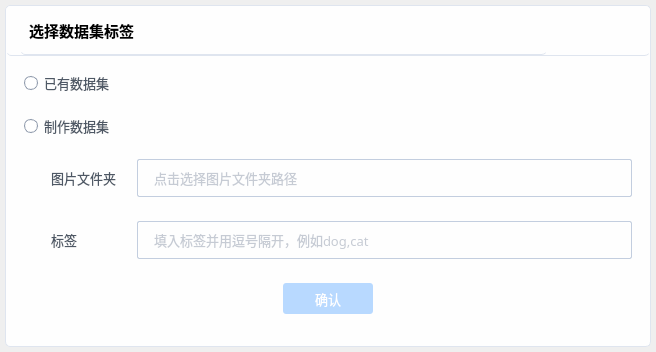
<?xml version="1.0" encoding="UTF-8"?>
<ui version="4.0">
 <class>Form_body</class>
 <widget class="QWidget" name="Form_body">
  <property name="geometry">
   <rect>
    <x>0</x>
    <y>0</y>
    <width>656</width>
    <height>352</height>
   </rect>
  </property>
  <property name="windowTitle">
   <string>选择数据集标签</string>
  </property>
  <layout class="QVBoxLayout" name="verticalLayout">
   <property name="spacing">
    <number>0</number>
   </property>
   <property name="leftMargin">
    <number>0</number>
   </property>
   <property name="topMargin">
    <number>0</number>
   </property>
   <property name="rightMargin">
    <number>0</number>
   </property>
   <property name="bottomMargin">
    <number>0</number>
   </property>
   <item>
    <widget class="QFrame" name="frame_bg">
     <property name="minimumSize">
      <size>
       <width>656</width>
       <height>352</height>
      </size>
     </property>
     <property name="maximumSize">
      <size>
       <width>656</width>
       <height>352</height>
      </size>
     </property>
     <property name="font">
      <font>
       <pointsize>10</pointsize>
      </font>
     </property>
     <property name="styleSheet">
      <string notr="true">* {
border-radius: 5px 5px;
}
#frame_bg {
background: #FEFEFE;
margin: 5px;
border:1px solid #DFE5EF;
}
</string>
     </property>
     <property name="frameShape">
      <enum>QFrame::StyledPanel</enum>
     </property>
     <property name="frameShadow">
      <enum>QFrame::Raised</enum>
     </property>
     <layout class="QVBoxLayout" name="verticalLayout_2">
      <property name="spacing">
       <number>0</number>
      </property>
      <property name="leftMargin">
       <number>0</number>
      </property>
      <property name="topMargin">
       <number>0</number>
      </property>
      <property name="rightMargin">
       <number>0</number>
      </property>
      <property name="bottomMargin">
       <number>9</number>
      </property>
      <item alignment="Qt::AlignTop">
       <widget class="QFrame" name="frame_header">
        <property name="minimumSize">
         <size>
          <width>0</width>
          <height>50</height>
         </size>
        </property>
        <property name="maximumSize">
         <size>
          <width>16777215</width>
          <height>50</height>
         </size>
        </property>
        <property name="font">
         <font>
          <family>HarmonyOS Sans SC</family>
          <pointsize>12</pointsize>
          <weight>75</weight>
          <bold>true</bold>
         </font>
        </property>
        <property name="styleSheet">
         <string notr="true">background: #FEFEFE;
color: #000000;
padding: 0px 5px;
border-bottom: 1px solid #DFE5EF;</string>
        </property>
        <property name="frameShape">
         <enum>QFrame::StyledPanel</enum>
        </property>
        <property name="frameShadow">
         <enum>QFrame::Raised</enum>
        </property>
        <layout class="QHBoxLayout" name="horizontalLayout_5">
         <property name="leftMargin">
          <number>9</number>
         </property>
         <property name="topMargin">
          <number>0</number>
         </property>
         <property name="rightMargin">
          <number>0</number>
         </property>
         <property name="bottomMargin">
          <number>0</number>
         </property>
         <item>
          <widget class="QLabel" name="label_title">
           <property name="font">
            <font>
             <family>HarmonyOS Sans SC</family>
             <pointsize>11</pointsize>
             <weight>75</weight>
             <bold>true</bold>
            </font>
           </property>
           <property name="text">
            <string>选择数据集标签</string>
           </property>
          </widget>
         </item>
         <item>
          <widget class="QPushButton" name="hide_button">
           <property name="sizePolicy">
            <sizepolicy hsizetype="Fixed" vsizetype="Fixed">
             <horstretch>0</horstretch>
             <verstretch>0</verstretch>
            </sizepolicy>
           </property>
           <property name="minimumSize">
            <size>
             <width>0</width>
             <height>30</height>
            </size>
           </property>
           <property name="maximumSize">
            <size>
             <width>16777215</width>
             <height>16777215</height>
            </size>
           </property>
           <property name="font">
            <font>
             <pointsize>10</pointsize>
            </font>
           </property>
           <property name="styleSheet">
            <string notr="true">QPushButton{
border-style:none;
background-image: url(:/icon/image/new_minimize.svg);
background-position: center;
background-repeat: norepeat;	
}
QPushButton:hover{
	background-color: #F4F6FA;
background-image: url(:/icon/image/new_minimize_hover.svg);
background-repeat: norepeat;
background-position: center;
}
QPushButton:pressed{
	background-color: #DFE5EF;
	color:#8D98AA;
}</string>
           </property>
           <property name="text">
            <string/>
           </property>
           <property name="iconSize">
            <size>
             <width>16</width>
             <height>16</height>
            </size>
           </property>
          </widget>
         </item>
         <item>
          <widget class="QPushButton" name="close_button">
           <property name="sizePolicy">
            <sizepolicy hsizetype="Fixed" vsizetype="Fixed">
             <horstretch>0</horstretch>
             <verstretch>0</verstretch>
            </sizepolicy>
           </property>
           <property name="minimumSize">
            <size>
             <width>0</width>
             <height>30</height>
            </size>
           </property>
           <property name="maximumSize">
            <size>
             <width>16777215</width>
             <height>16777215</height>
            </size>
           </property>
           <property name="font">
            <font>
             <family>宋体</family>
             <pointsize>10</pointsize>
             <weight>50</weight>
             <bold>false</bold>
            </font>
           </property>
           <property name="styleSheet">
            <string notr="true">QPushButton{
border-style:none;
background-image: url(:/icon/image/new_close.svg);
background-position: center;
background-repeat: norepeat;	
}
QPushButton:hover{
	background-color: #F4F6FA;
background-image: url(:/icon/image/new_close_hover.svg);
background-repeat: norepeat;
background-position: center;
}
QPushButton:pressed{
	background-color: #DFE5EF;
	color:#8D98AA;
}</string>
           </property>
           <property name="text">
            <string/>
           </property>
          </widget>
         </item>
        </layout>
       </widget>
      </item>
      <item>
       <widget class="QFrame" name="frame_form">
        <property name="sizePolicy">
         <sizepolicy hsizetype="Expanding" vsizetype="Expanding">
          <horstretch>0</horstretch>
          <verstretch>0</verstretch>
         </sizepolicy>
        </property>
        <property name="font">
         <font>
          <pointsize>10</pointsize>
         </font>
        </property>
        <property name="frameShape">
         <enum>QFrame::StyledPanel</enum>
        </property>
        <property name="frameShadow">
         <enum>QFrame::Raised</enum>
        </property>
        <layout class="QVBoxLayout" name="verticalLayout_3">
         <property name="spacing">
          <number>6</number>
         </property>
         <property name="leftMargin">
          <number>9</number>
         </property>
         <property name="topMargin">
          <number>0</number>
         </property>
         <property name="bottomMargin">
          <number>0</number>
         </property>
         <item>
          <widget class="QFrame" name="frame_5">
           <property name="minimumSize">
            <size>
             <width>0</width>
             <height>0</height>
            </size>
           </property>
           <property name="maximumSize">
            <size>
             <width>16777215</width>
             <height>20</height>
            </size>
           </property>
           <property name="font">
            <font>
             <pointsize>10</pointsize>
            </font>
           </property>
           <property name="frameShape">
            <enum>QFrame::StyledPanel</enum>
           </property>
           <property name="frameShadow">
            <enum>QFrame::Raised</enum>
           </property>
           <layout class="QHBoxLayout" name="horizontalLayout_4">
            <property name="spacing">
             <number>0</number>
            </property>
            <property name="leftMargin">
             <number>9</number>
            </property>
            <property name="topMargin">
             <number>0</number>
            </property>
            <property name="rightMargin">
             <number>0</number>
            </property>
            <property name="bottomMargin">
             <number>0</number>
            </property>
            <item>
             <widget class="QRadioButton" name="rb2">
              <property name="font">
               <font>
                <family>HarmonyOS Sans SC Medium</family>
                <pointsize>10</pointsize>
               </font>
              </property>
              <property name="styleSheet">
               <string notr="true">QRadioButton {color:#4E5865;}
QRadioButton::indicator{
	width:12px;
	height:12px;
	border-radius:7px;
	border-style: solid;
	border-width: 1px;
	border-color: #8D98AA;
}

QRadioButton::indicator:checked {
	background-color:#0077FF;
	border-color: #0077FF;
}
QRadioButton::indicator:unchecked {
	background-color:rgb(255, 255, 255);
}</string>
              </property>
              <property name="text">
               <string>已有数据集</string>
              </property>
             </widget>
            </item>
           </layout>
          </widget>
         </item>
         <item alignment="Qt::AlignLeft">
          <widget class="QFrame" name="frame_4">
           <property name="minimumSize">
            <size>
             <width>0</width>
             <height>0</height>
            </size>
           </property>
           <property name="maximumSize">
            <size>
             <width>16777215</width>
             <height>20</height>
            </size>
           </property>
           <property name="font">
            <font>
             <pointsize>12</pointsize>
            </font>
           </property>
           <property name="frameShape">
            <enum>QFrame::StyledPanel</enum>
           </property>
           <property name="frameShadow">
            <enum>QFrame::Raised</enum>
           </property>
           <layout class="QHBoxLayout" name="horizontalLayout">
            <property name="spacing">
             <number>0</number>
            </property>
            <property name="leftMargin">
             <number>9</number>
            </property>
            <property name="topMargin">
             <number>0</number>
            </property>
            <property name="rightMargin">
             <number>0</number>
            </property>
            <property name="bottomMargin">
             <number>0</number>
            </property>
            <item>
             <widget class="QRadioButton" name="rb1">
              <property name="minimumSize">
               <size>
                <width>0</width>
                <height>0</height>
               </size>
              </property>
              <property name="maximumSize">
               <size>
                <width>16777215</width>
                <height>16777215</height>
               </size>
              </property>
              <property name="font">
               <font>
                <family>HarmonyOS Sans SC Medium</family>
                <pointsize>10</pointsize>
               </font>
              </property>
              <property name="styleSheet">
               <string notr="true">QRadioButton {color:#4E5865;}
QRadioButton::indicator{
	width:12px;
	height:12px;
	border-radius:7px;
	border-style: solid;
	border-width: 1px;
	border-color: #8D98AA;
}
QRadioButton::indicator:checked {
	background-color:#0077FF;
	border-color: #0077FF;
}
QRadioButton::indicator:unchecked {
	background-color:rgb(255, 255, 255);
}
</string>
              </property>
              <property name="text">
               <string>制作数据集</string>
              </property>
             </widget>
            </item>
           </layout>
          </widget>
         </item>
         <item>
          <widget class="QFrame" name="transform">
           <property name="sizePolicy">
            <sizepolicy hsizetype="Minimum" vsizetype="Fixed">
             <horstretch>0</horstretch>
             <verstretch>0</verstretch>
            </sizepolicy>
           </property>
           <property name="font">
            <font>
             <pointsize>10</pointsize>
            </font>
           </property>
           <property name="styleSheet">
            <string notr="true">color: #4E5865;</string>
           </property>
           <property name="frameShape">
            <enum>QFrame::StyledPanel</enum>
           </property>
           <property name="frameShadow">
            <enum>QFrame::Raised</enum>
           </property>
           <layout class="QHBoxLayout" name="horizontalLayout_7">
            <property name="spacing">
             <number>6</number>
            </property>
            <property name="leftMargin">
             <number>36</number>
            </property>
            <property name="topMargin">
             <number>0</number>
            </property>
            <property name="bottomMargin">
             <number>0</number>
            </property>
            <item>
             <widget class="QLabel" name="ds_label">
              <property name="minimumSize">
               <size>
                <width>80</width>
                <height>0</height>
               </size>
              </property>
              <property name="maximumSize">
               <size>
                <width>80</width>
                <height>16777215</height>
               </size>
              </property>
              <property name="font">
               <font>
                <family>HarmonyOS Sans SC Medium</family>
                <pointsize>10</pointsize>
               </font>
              </property>
              <property name="text">
               <string notr="true">图片文件夹</string>
              </property>
             </widget>
            </item>
            <item>
             <widget class="QFrame" name="dataset">
              <property name="sizePolicy">
               <sizepolicy hsizetype="Expanding" vsizetype="Expanding">
                <horstretch>0</horstretch>
                <verstretch>0</verstretch>
               </sizepolicy>
              </property>
              <property name="minimumSize">
               <size>
                <width>0</width>
                <height>38</height>
               </size>
              </property>
              <property name="maximumSize">
               <size>
                <width>16777215</width>
                <height>38</height>
               </size>
              </property>
              <property name="font">
               <font>
                <pointsize>10</pointsize>
               </font>
              </property>
              <property name="styleSheet">
               <string notr="true">#dataset {
border:1px solid #C3CEDF;
border-radius: 2px;
} </string>
              </property>
              <property name="frameShape">
               <enum>QFrame::StyledPanel</enum>
              </property>
              <property name="frameShadow">
               <enum>QFrame::Raised</enum>
              </property>
              <layout class="QHBoxLayout" name="horizontalLayout_8">
               <property name="spacing">
                <number>0</number>
               </property>
               <property name="leftMargin">
                <number>9</number>
               </property>
               <property name="topMargin">
                <number>0</number>
               </property>
               <property name="rightMargin">
                <number>9</number>
               </property>
               <property name="bottomMargin">
                <number>0</number>
               </property>
               <item>
                <widget class="QLineEdit" name="pic_line">
                 <property name="enabled">
                  <bool>true</bool>
                 </property>
                 <property name="sizePolicy">
                  <sizepolicy hsizetype="Preferred" vsizetype="Preferred">
                   <horstretch>0</horstretch>
                   <verstretch>0</verstretch>
                  </sizepolicy>
                 </property>
                 <property name="minimumSize">
                  <size>
                   <width>0</width>
                   <height>30</height>
                  </size>
                 </property>
                 <property name="maximumSize">
                  <size>
                   <width>16777215</width>
                   <height>30</height>
                  </size>
                 </property>
                 <property name="font">
                  <font>
                   <family>HarmonyOS Sans SC Medium</family>
                   <pointsize>10</pointsize>
                   <weight>50</weight>
                   <bold>false</bold>
                  </font>
                 </property>
                 <property name="toolTip">
                  <string/>
                 </property>
                 <property name="statusTip">
                  <string/>
                 </property>
                 <property name="styleSheet">
                  <string notr="true">border: none;
background: #FEFEFE;
padding: 0px 5px;
color:#8D98AA;</string>
                 </property>
                 <property name="text">
                  <string/>
                 </property>
                 <property name="readOnly">
                  <bool>true</bool>
                 </property>
                 <property name="placeholderText">
                  <string notr="true">点击选择图片文件夹路径</string>
                 </property>
                </widget>
               </item>
               <item>
                <widget class="QPushButton" name="pic_button">
                 <property name="enabled">
                  <bool>false</bool>
                 </property>
                 <property name="sizePolicy">
                  <sizepolicy hsizetype="Preferred" vsizetype="Preferred">
                   <horstretch>0</horstretch>
                   <verstretch>0</verstretch>
                  </sizepolicy>
                 </property>
                 <property name="minimumSize">
                  <size>
                   <width>30</width>
                   <height>30</height>
                  </size>
                 </property>
                 <property name="maximumSize">
                  <size>
                   <width>30</width>
                   <height>30</height>
                  </size>
                 </property>
                 <property name="font">
                  <font>
                   <family>HarmonyOS Sans SC Medium</family>
                   <pointsize>10</pointsize>
                  </font>
                 </property>
                 <property name="toolTip">
                  <string notr="true">Press to select dataset path.</string>
                 </property>
                 <property name="styleSheet">
                  <string notr="true">QPushButton{
	background: #FEFEFE;
	color: #ffffff;
	border-radius: 2px 2px;
}
QPushButton:hover{
	background: #FEFEFE;
}
QPushButton:pressed{
	background: #FEFEFE;
}</string>
                 </property>
                 <property name="text">
                  <string/>
                 </property>
                 <property name="icon">
                  <iconset resource="image.qrc">
                   <normaloff>:/icon/image/new_more.svg</normaloff>:/icon/image/new_more.svg</iconset>
                 </property>
                </widget>
               </item>
              </layout>
             </widget>
            </item>
           </layout>
          </widget>
         </item>
         <item>
          <widget class="QFrame" name="frame_2">
           <property name="minimumSize">
            <size>
             <width>0</width>
             <height>40</height>
            </size>
           </property>
           <property name="maximumSize">
            <size>
             <width>16777215</width>
             <height>40</height>
            </size>
           </property>
           <property name="font">
            <font>
             <pointsize>10</pointsize>
            </font>
           </property>
           <property name="frameShape">
            <enum>QFrame::StyledPanel</enum>
           </property>
           <property name="frameShadow">
            <enum>QFrame::Raised</enum>
           </property>
           <layout class="QHBoxLayout" name="horizontalLayout_2">
            <property name="leftMargin">
             <number>36</number>
            </property>
            <property name="topMargin">
             <number>0</number>
            </property>
            <property name="rightMargin">
             <number>9</number>
            </property>
            <property name="bottomMargin">
             <number>0</number>
            </property>
            <item>
             <widget class="QLabel" name="flags">
              <property name="minimumSize">
               <size>
                <width>80</width>
                <height>0</height>
               </size>
              </property>
              <property name="maximumSize">
               <size>
                <width>80</width>
                <height>16777215</height>
               </size>
              </property>
              <property name="font">
               <font>
                <family>HarmonyOS Sans SC Medium</family>
                <pointsize>10</pointsize>
               </font>
              </property>
              <property name="styleSheet">
               <string notr="true">color: #4E5865;</string>
              </property>
              <property name="text">
               <string>标签</string>
              </property>
             </widget>
            </item>
            <item>
             <widget class="QFrame" name="dataset_2">
              <property name="sizePolicy">
               <sizepolicy hsizetype="Expanding" vsizetype="Expanding">
                <horstretch>0</horstretch>
                <verstretch>0</verstretch>
               </sizepolicy>
              </property>
              <property name="minimumSize">
               <size>
                <width>0</width>
                <height>38</height>
               </size>
              </property>
              <property name="maximumSize">
               <size>
                <width>16777215</width>
                <height>38</height>
               </size>
              </property>
              <property name="font">
               <font>
                <pointsize>10</pointsize>
               </font>
              </property>
              <property name="styleSheet">
               <string notr="true">#dataset_2 {
border:1px solid #C3CEDF;
border-radius: 2px;
} </string>
              </property>
              <property name="frameShape">
               <enum>QFrame::StyledPanel</enum>
              </property>
              <property name="frameShadow">
               <enum>QFrame::Raised</enum>
              </property>
              <layout class="QHBoxLayout" name="horizontalLayout_9">
               <property name="spacing">
                <number>0</number>
               </property>
               <property name="leftMargin">
                <number>9</number>
               </property>
               <property name="topMargin">
                <number>0</number>
               </property>
               <property name="rightMargin">
                <number>9</number>
               </property>
               <property name="bottomMargin">
                <number>0</number>
               </property>
               <item>
                <widget class="QLineEdit" name="flags_line">
                 <property name="enabled">
                  <bool>false</bool>
                 </property>
                 <property name="sizePolicy">
                  <sizepolicy hsizetype="Preferred" vsizetype="Preferred">
                   <horstretch>0</horstretch>
                   <verstretch>0</verstretch>
                  </sizepolicy>
                 </property>
                 <property name="minimumSize">
                  <size>
                   <width>0</width>
                   <height>30</height>
                  </size>
                 </property>
                 <property name="maximumSize">
                  <size>
                   <width>16777215</width>
                   <height>30</height>
                  </size>
                 </property>
                 <property name="font">
                  <font>
                   <family>HarmonyOS Sans SC Medium</family>
                   <pointsize>10</pointsize>
                  </font>
                 </property>
                 <property name="toolTip">
                  <string/>
                 </property>
                 <property name="statusTip">
                  <string/>
                 </property>
                 <property name="styleSheet">
                  <string notr="true">border: none;
background: #FEFEFE;
padding: 0px 5px;
color:#8D98AA;
</string>
                 </property>
                 <property name="text">
                  <string/>
                 </property>
                 <property name="readOnly">
                  <bool>false</bool>
                 </property>
                 <property name="placeholderText">
                  <string notr="true">填入标签并用逗号隔开，例如dog,cat</string>
                 </property>
                </widget>
               </item>
              </layout>
             </widget>
            </item>
           </layout>
          </widget>
         </item>
         <item>
          <widget class="QFrame" name="frame_7">
           <property name="minimumSize">
            <size>
             <width>0</width>
             <height>32</height>
            </size>
           </property>
           <property name="maximumSize">
            <size>
             <width>16777215</width>
             <height>32</height>
            </size>
           </property>
           <property name="font">
            <font>
             <pointsize>10</pointsize>
            </font>
           </property>
           <property name="frameShape">
            <enum>QFrame::StyledPanel</enum>
           </property>
           <property name="frameShadow">
            <enum>QFrame::Raised</enum>
           </property>
           <layout class="QHBoxLayout" name="horizontalLayout_6">
            <property name="leftMargin">
             <number>0</number>
            </property>
            <property name="topMargin">
             <number>0</number>
            </property>
            <property name="rightMargin">
             <number>0</number>
            </property>
            <property name="bottomMargin">
             <number>0</number>
            </property>
            <item>
             <widget class="QPushButton" name="ok_button">
              <property name="enabled">
               <bool>false</bool>
              </property>
              <property name="minimumSize">
               <size>
                <width>90</width>
                <height>31</height>
               </size>
              </property>
              <property name="maximumSize">
               <size>
                <width>90</width>
                <height>31</height>
               </size>
              </property>
              <property name="font">
               <font>
                <family>HarmonyOS Sans SC Medium</family>
                <pointsize>10</pointsize>
               </font>
              </property>
              <property name="cursor">
               <cursorShape>PointingHandCursor</cursorShape>
              </property>
              <property name="styleSheet">
               <string notr="true">QPushButton{
	background: #0077FF;
	color: #ffffff;
	border-radius: 3px 3px;
}
QPushButton:hover{
	background: #52A3FF;
}
QPushButton:pressed{
	background: #0077FF;
}
QPushButton:disabled{
	background: #B8D9FF;
}
</string>
              </property>
              <property name="text">
               <string>确认</string>
              </property>
             </widget>
            </item>
           </layout>
          </widget>
         </item>
        </layout>
       </widget>
      </item>
     </layout>
    </widget>
   </item>
  </layout>
 </widget>
 <resources>
  <include location="image.qrc"/>
 </resources>
 <connections/>
</ui>
